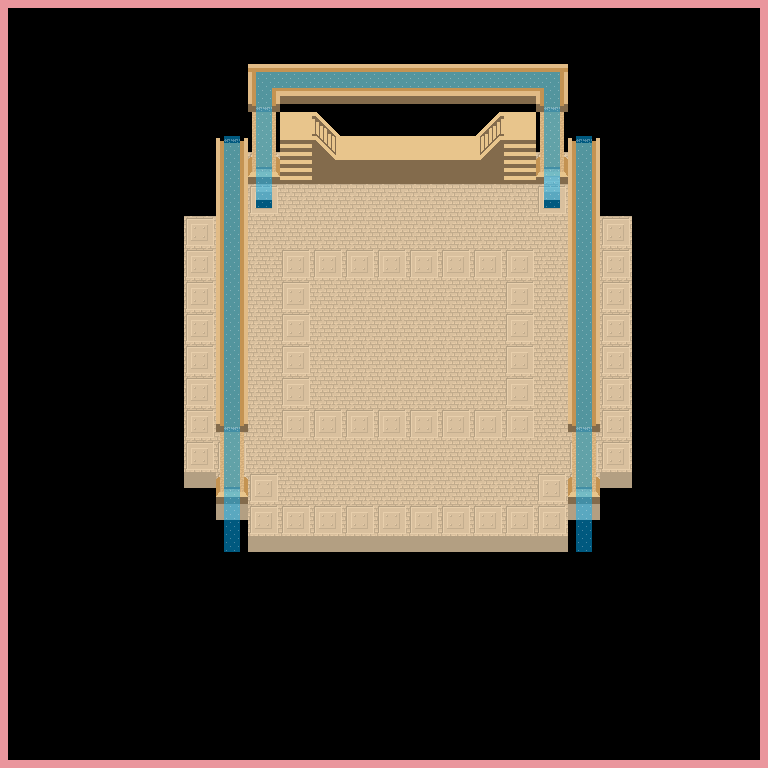

The image is a tile-based game level rendered from a .tmx file. Its description and source (layers, tilesets, objects; grid data summarised) follow:
An orthogonal 96x96 tile map with 8x8 px tiles, 5 tile layers (ground, Stairs, pillars, forground_pillars, ...) and 1 object (Player).

<map version="1.0" orientation="orthogonal" renderorder="right-down" width="96" height="96" tilewidth="8" tileheight="8" nextobjectid="9">
 <properties>
  <property name="Ambiant" value="250 250 250" />
  <property name="Sky" value="true" />
  <property name="Water" value="true" />
 </properties>
 <tileset firstgid="1" name="Tiles_1" tilewidth="8" tileheight="8" tilecount="4096" columns="64">
  <image source="../../../../../../Content/Tiles_1.png" width="512" height="512" />
  <tile id="3894">
   <animation>
    <frame tileid="3766" duration="100" />
    <frame tileid="3894" duration="100" />
   </animation>
  </tile>
 </tileset>
 <layer name="ground" width="96" height="96">
  <properties>
   <property name="layer" value="0.1" />
  </properties>
  <data>[9216 cells, 2984 non-empty, 23 distinct tile ids]</data>
 </layer>
 <layer name="Stairs" width="96" height="96">
  <properties>
   <property name="layer" value="0.15" />
  </properties>
  <data>[9216 cells, 234 non-empty, 21 distinct tile ids]</data>
 </layer>
 <layer name="pillars" width="96" height="96">
  <properties>
   <property name="layer" value="0.2" />
  </properties>
  <data>[9216 cells, 350 non-empty, 36 distinct tile ids]</data>
 </layer>
 <layer name="forground_pillars" width="96" height="96">
  <properties>
   <property name="layer" value="0.8" />
  </properties>
  <data>[9216 cells, 368 non-empty, 32 distinct tile ids]</data>
 </layer>
 <layer name="water" width="96" height="96">
  <properties>
   <property name="layer" value="0.9" />
  </properties>
  <data>[9216 cells, 344 non-empty, 2 distinct tile ids]</data>
 </layer>
 <objectgroup name="Object Layer 1">
  <object id="3" name="Player" type="Player" x="406" y="338.667" width="16" height="16" />
 </objectgroup>
 <objectgroup name="Lighting" />
 <objectgroup name="Bilboards" />
</map>
